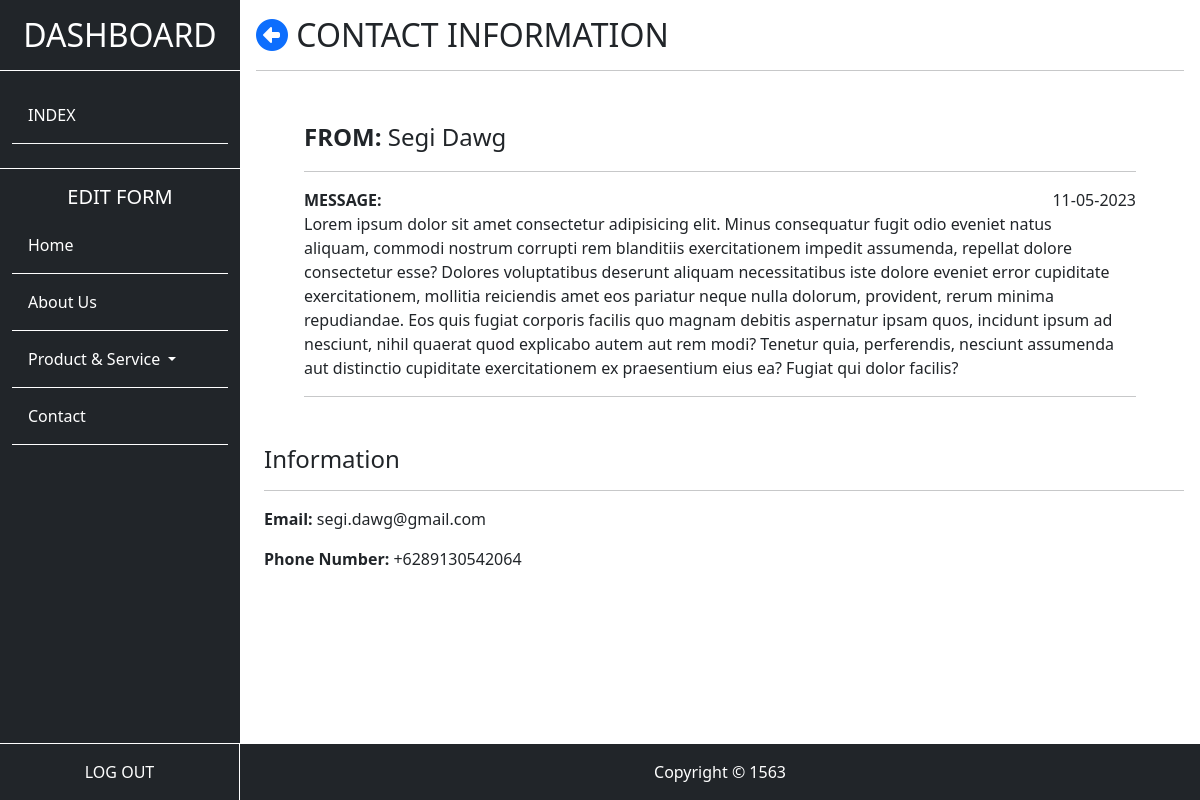
Screenshot of /company_profile/admin/detail.php?m=8 (signed in) with the database file from the repository.
### tables this page shows
CREATE TABLE `h_contact` (
  `id` int(11) NOT NULL,
  `f_name` varchar(100) NOT NULL,
  `l_name` varchar(100) NOT NULL,
  `email` varchar(100) NOT NULL,
  `m_phone` char(20) NOT NULL,
  `message` text NOT NULL,
  `date` varchar(50) NOT NULL
);

### company_profile/admin/detail.php (the view, shortened to what this page needs)
<?php
include('inc_header.php');
include('../inc/koneksi.php');
$id = $_GET['m'];
$data = mysqli_query($koneksi, "SELECT * from h_contact WHERE id = '$id'");
?>
<main class="content">
    <div class="container p-3">
        <h2> <a href="contact.php"><i class="fas fa-circle-left"></i></a> CONTACT INFORMATION</h2>
        <hr class="mb-5">
        <?php while ($contact = mysqli_fetch_array($data)) { ?>
            <div class="mx-5 mb-5">
                <p class="fs-4"> <strong>FROM: </strong> <?= $contact['f_name'] ?> <?= $contact['l_name'] ?></p>
                <hr>
                <p class="float-end"><?= $contact['date'] ?></p>
                <p><strong>MESSAGE: </strong><br> <?= $contact['message'] ?></p>
                <hr>
            </div>
            <div class="ms-2">
                <h4>Information</h4>
                <hr>
                <p><strong>Email:</strong> <?= $contact['email'] ?></p>
                <p><strong>Phone Number:</strong> <?= $contact['m_phone'] ?></p>
            </div>
        <?php } ?>
    </div>
</main>
<?php include('inc_footer.php') ?>

### company_profile/css/admin-style.css (style rules this page uses)
.content { margin-left: 20vw; }

### rows the page displays
h_contact: f_name "Segi", l_name "Dawg", date "11-05-2023", message "Lorem ipsum dolor sit amet consectetur adipisicing elit. Minus consequatur fugit odio eveniet natus aliquam, commodi nostrum corrupti rem blanditiis exercitationem impedit assumenda, repellat dolore consectetur esse? Dolores voluptatibus deserunt aliquam necessitatibus iste dolore eveniet error cupiditate exercitationem, mollitia reiciendis amet eos pariatur neque nulla dolorum, provident, rerum minima repudiandae. Eos quis fugiat corporis facilis quo magnam debitis aspernatur ipsam quos, incidunt ipsum ad nesciunt, nihil quaerat quod explicabo autem aut rem modi? Tenetur quia, perferendis, nesciunt assumenda aut distinctio cupiditate exercitationem ex praesentium eius ea? Fugiat qui dolor…", email "segi.dawg@gmail.com", m_phone "+6289130542064"
